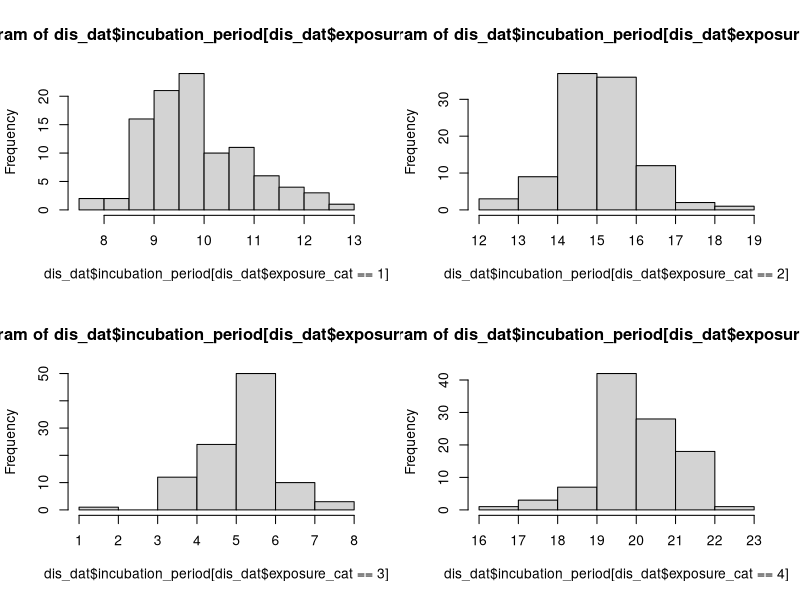
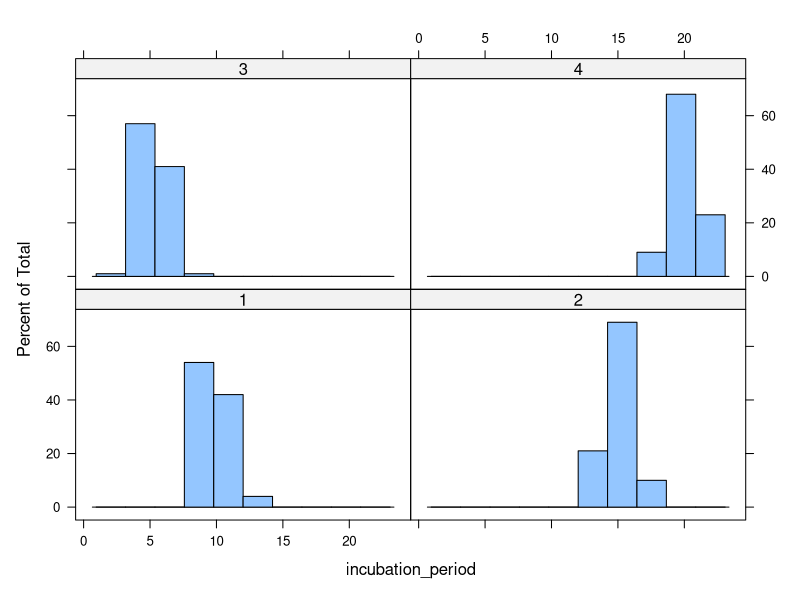
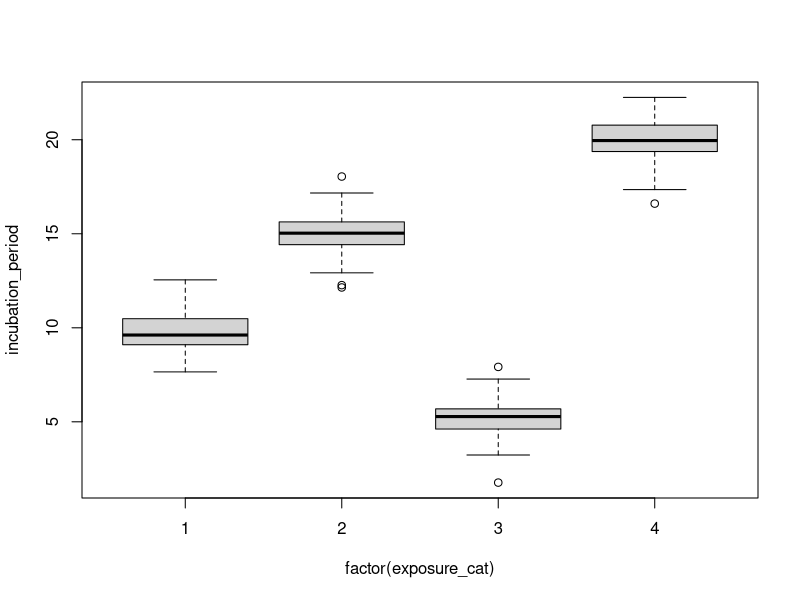

Reproduce these figures in R, in order.
# Data generation 

# Set the seed to make the example reproducible
set.seed(1234)

incubation_period <- c(rnorm(100, mean = 10), rnorm(100, mean = 15), 
                       rnorm(100, mean = 5), rnorm(100, mean = 20))

exposure_cat <-sort(rep(c(1:4), 100 ))

dis_dat <- data.frame(incubation_period, exposure_cat)


# Producing histogram for each of the exposure category 1,2,3 and 4
# using traditional visualization code

op <- par(mfrow = c (2,2))

hist(dis_dat$incubation_period[dis_dat$exposure_cat == 1])
hist(dis_dat$incubation_period[dis_dat$exposure_cat == 2])
hist(dis_dat$incubation_period[dis_dat$exposure_cat == 3])
hist(dis_dat$incubation_period[dis_dat$exposure_cat == 4])

par(op)

#### Lattice Information for histogram

# Installing lattice package
install.packages("lattice")

library(lattice)

histogram(~incubation_period | factor(exposure_cat), data = dis_dat)

# Using plot generic function
plot(incubation_period ~ factor(exposure_cat), data = dis_dat)
